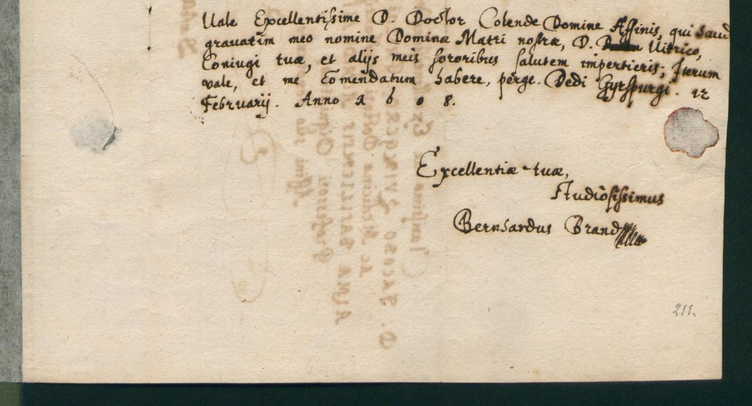
#> input picture images/1.png, 752 x 406 px
$ python elaborate_figures.py --image_one images/1.png --image_two images/1.png --ground_truth_one images/1.png --ground_truth_two images/1.png --fourier_image images/1.png
#> lines starting #> are read from the running program, lines starting #| are printed output that depends on the picture
### utils/ioutils.py
import os
from pathlib import Path
from typing import Union

import numpy as np
import yaml
from PIL import Image

from utils.htr_logging import get_logger

logger = get_logger(os.path.basename(__file__))


def create_folder(folder_name: str, clean=False):
    if not os.path.exists(folder_name):
        os.makedirs(folder_name, exist_ok=True)
        logger.info(f"The folder \"{folder_name}\" has been created.")
    elif clean:
        os.system('rm -rf ' + folder_name + '*')


# [10 lines left out: function read_yaml, not called in this run]


def read_image(source_path: Union[str, Path], mode="RGB", bg_colour=(255, 255, 255)):
#> called with mode = 'RGB', bg_colour = (255, 255, 255)
    if type(source_path) is Path:
        assert source_path.exists(), f"Image {source_path} not exists"

    with Image.open(source_path) as img:
#> img is the input picture: PIL image 752x406 RGB; mean R, G, B 194.6, 181, 158.9
#> call 3 of read_image, with mode = 'L', bg_colour = (255, 255, 255)
#> in read_image (call 3), `image = img.convert(mode=mode)`:
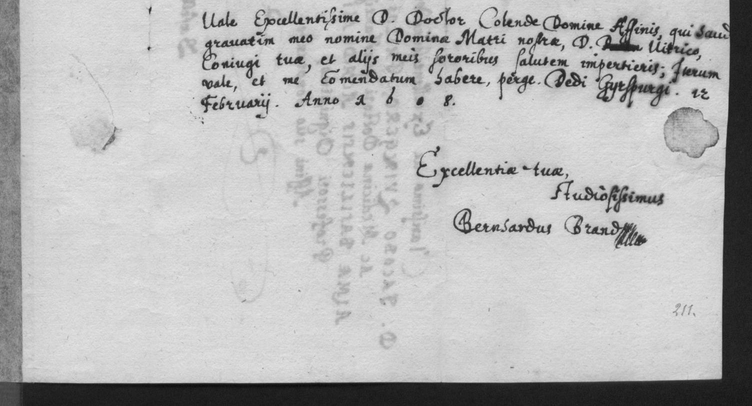
#> image: PIL image 752x406 L; min 11, max 232, mean 182.6
        image = img.convert(mode=mode)

        if img.mode in ('RGBA', 'LA') or (img.mode == 'P' and 'transparency' in img.info):
            alpha = img.convert('RGBA').split()[-1]
            image = Image.new("RGBA", img.size, bg_colour + (255,))
            image.paste(img, mask=alpha)

        image = np.asarray(image, dtype=np.uint8)

    return image


def save_image(image: Union[np.ndarray, Image.Image], directory: str, filename: str, img_format="PNG", log=False):
    create_folder(directory)

    if filename[-4:].lower() != img_format.lower():
        filename += f".{img_format.lower()}"
    filename_path = os.path.join(directory, filename)
    if type(image) == np.ndarray:
        image = image.astype(dtype=np.uint8)
        if len(image.shape) == 3 and image.shape[2] == 3:
            image = Image.fromarray(image, mode="RGB")
        elif len(image.shape) == 3 and image.shape[2] == 1:
            image = np.squeeze(image, axis=2)
            image = Image.fromarray(image, mode="L")
        else:
            image = Image.fromarray(image, mode="L")

    image.save(fp=filename_path, format=img_format)

    if log:
        logger.info(f"Stored \"{filename}\" into: \"{directory}\"")


# [8 lines left out: function store_images, not called in this run]

### utils/figure_utils.py
import os
from pathlib import Path

import cv2
import numpy as np
from PIL import Image
from skimage.filters import (threshold_otsu, threshold_niblack,
                             threshold_sauvola)
from torchvision.transforms import transforms

from data.CustomTransforms import RandomCrop, ColorJitter, RandomHorizontalFlip, RandomVerticalFlip, \
    RandomRotation
from utils.htr_logging import get_logger
from utils.ioutils import read_image, save_image

logger = get_logger(os.path.basename(__file__))


# [20 lines left out: function thresholds, not called in this run]


def equalize_image(image_path: Path, folder: str):
    logger.info("Start equalize process.")
    image = read_image(image_path, mode="L")
    if type(image) == Image.Image:
        image = np.ndarray(image)

    if len(image.shape) == 3:
        r_image, g_image, b_image = cv2.split(image)

        r_image_eq = cv2.equalizeHist(r_image)
        g_image_eq = cv2.equalizeHist(g_image)
        b_image_eq = cv2.equalizeHist(b_image)

        image_equalized = cv2.merge((r_image_eq, g_image_eq, b_image_eq))
    else:
        image_equalized = cv2.equalizeHist(image)
    save_image(image=image_equalized, directory=folder, filename="equalized_image", log=True)


# [10 lines left out: function enhance_contrast, not called in this run]


def fourier_transform(image_path: Path, folder: str):
#> called with folder = 'results/figures'
    logger.info("Start Fourier Transform process")
    image = read_image(image_path, mode="L")

    frequencies = np.fft.fft2(image)
    shifted_frequencies = np.fft.fftshift(frequencies)
    magnitude_spectrum_original = 20 * np.log(np.abs(shifted_frequencies))
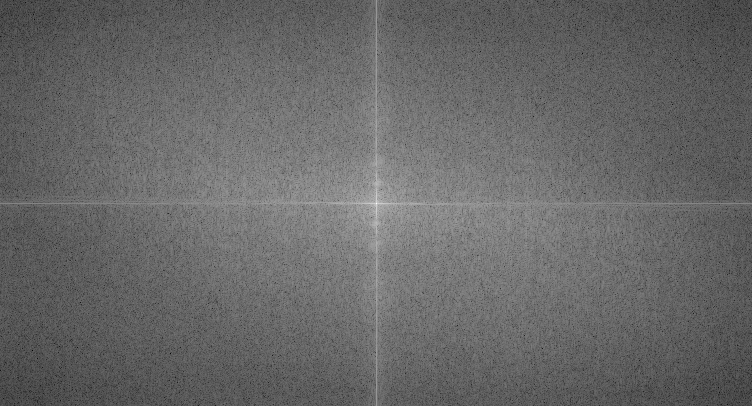
#> magnitude_spectrum_original: shape (406, 752) float64; min 25.69, max 356.7, mean 160.4; drawn with min black and max white

    height, width = image.shape[:2]
#> height = 406; width = 752
    center = (width / 2, height / 2)
#> center = (376, 203)
    rotate_matrix = cv2.getRotationMatrix2D(center=center, angle=45, scale=1)
    rotated_image = cv2.warpAffine(src=image, M=rotate_matrix, dsize=(width, height), borderMode=cv2.BORDER_CONSTANT,
                                   borderValue=255)
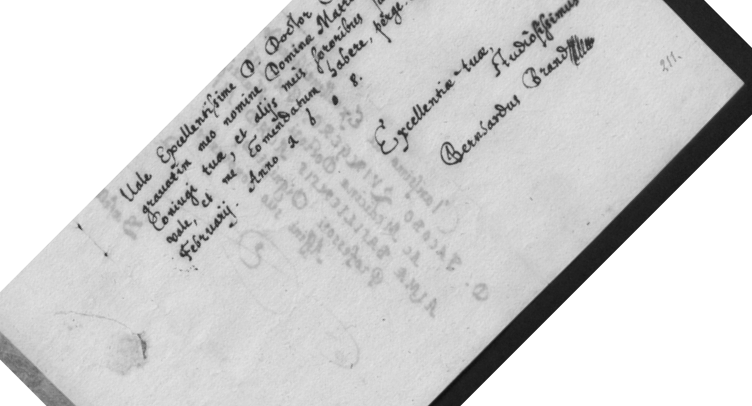
#> rotated_image: shape (406, 752); min 14, max 255, mean 208.7
    frequencies = np.fft.fft2(rotated_image)
    shifted_frequencies = np.fft.fftshift(frequencies)
    magnitude_spectrum_rotate = 20 * np.log(np.abs(shifted_frequencies))
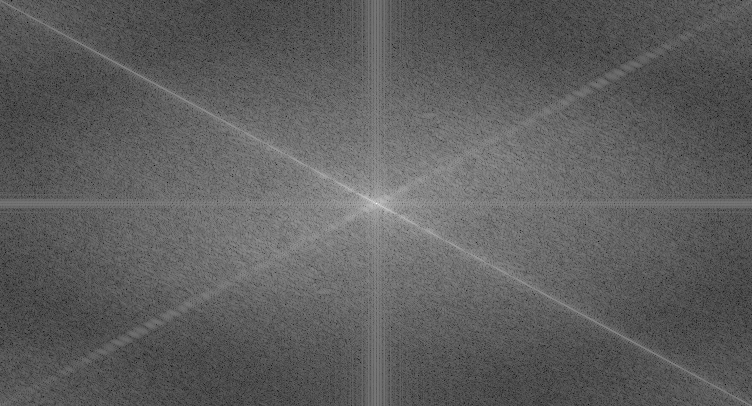
#> magnitude_spectrum_rotate: shape (406, 752) float64; min 31.62, max 359.4, mean 153.2; drawn with min black and max white

    save_image(image=image, directory=folder, filename="original", log=True)
    save_image(image=rotated_image, directory=folder, filename="rotate_image", log=True)

    magnitude_spectrum_original = np.asarray(np.log(1 + magnitude_spectrum_original) * 255.0, dtype=np.uint8)
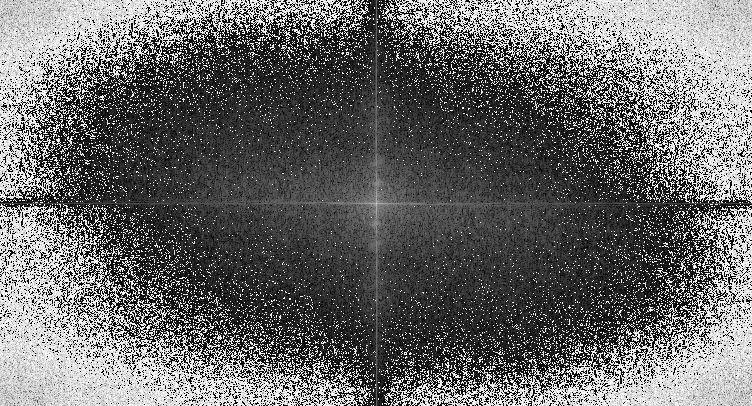
#> magnitude_spectrum_original: shape (406, 752); min 0, max 255, mean 104.4
    magnitude_spectrum_rotate = np.asarray(np.log(1 + magnitude_spectrum_rotate) * 255.0, dtype=np.uint8)
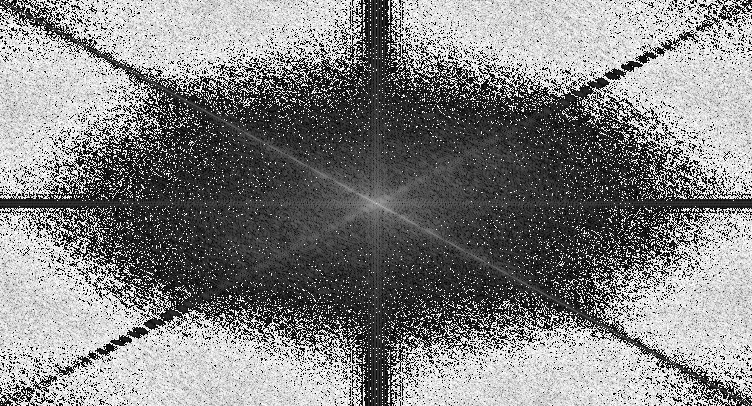
#> magnitude_spectrum_rotate: shape (406, 752); min 0, max 255, mean 131.3
    save_image(image=magnitude_spectrum_original, directory=folder, filename="ft_original", log=True)
    save_image(image=magnitude_spectrum_rotate, directory=folder, filename="ft_rotate", log=True)


def patch_merge(image_one_path: Path, image_two_path: Path, image_gt_one_path: Path, image_gt_two_path: Path,
                folder: str):
    logger.info("Start patch merge process")
    assert image_one_path.exists(), f"Image {image_one_path} not exists"
    assert image_two_path.exists(), f"Image {image_two_path} not exists"
    assert image_gt_one_path.exists(), f"Image {image_gt_one_path} not exists"
    assert image_gt_two_path.exists(), f"Image {image_gt_two_path} not exists"

    sample_one = read_image(source_path=image_one_path)
    sample_two = read_image(source_path=image_two_path)

    gt_sample_one = read_image(source_path=image_gt_one_path, mode="L")
    gt_sample_two = read_image(source_path=image_gt_two_path, mode="L")

    sample = np.minimum(sample_one, sample_two)
    gt_sample = np.minimum(gt_sample_one, gt_sample_two)

    sample_img = Image.fromarray(np.uint8(sample))
    gt_sample_img = Image.fromarray(np.uint8(gt_sample))

    save_image(image=sample_one, directory=folder, filename="sample_one", log=True)
    save_image(image=sample_two, directory=folder, filename="sample_two", log=True)
    save_image(image=gt_sample_one, directory=folder, filename="gt_sample_one", log=True)
    save_image(image=gt_sample_two, directory=folder, filename="gt_sample_two", log=True)
    save_image(image=sample_img, directory=folder, filename="merge_original_result", log=True)
    save_image(image=gt_sample_img, directory=folder, filename="merge_gt_result", log=True)


# [14 lines left out: function augmentation, not called in this run]

### utils/htr_logging.py
import logging
import sys

DEBUG = False

get_trace = getattr(sys, 'gettrace', None)
if get_trace():
    print('Program runs in Debug mode')
    DEBUG = True


def get_logger(name: str):
    logger = logging.getLogger(name=name)
    logger.setLevel(logging.DEBUG if DEBUG else logging.INFO)

    stream_handler = logging.StreamHandler()
    stream_handler.setLevel(logging.DEBUG if DEBUG else logging.INFO)
    logger.addHandler(stream_handler)

    return logger

### elaborate_figures.py
import argparse
import sys
from pathlib import Path

from utils.figure_utils import patch_merge, fourier_transform, equalize_image, enhance_contrast, augmentation, \
    thresholds


def parser_arguments():
    parser = argparse.ArgumentParser()
    parser.add_argument('-im1', '--image_one', metavar='<path>', type=str, help=f"Source image one",
                        default="dataset/patches/512/2018/train/487.png")
    parser.add_argument('-im2', '--image_two', metavar='<path>', type=str, help=f"Image will be convert to binary",
                        default="dataset/patches/512/2018/train/3478.png")
    parser.add_argument('-gt1', '--ground_truth_one', metavar='<path>', type=str,
                        help=f"Image will be convert to binary", default="dataset/patches/512/2018/train_gt/487.png")
    parser.add_argument('-gt2', '--ground_truth_two', metavar='<path>', type=str,
                        help=f"Image will be convert to binary", default="dataset/patches/512/2018/train_gt/3478.png")
    parser.add_argument('-fi', '--fourier_image', metavar='<path>', type=str,
                        help=f"Image will be applied the fourier transform",
                        default="dataset/training/ground_truth/2017/17.bmp")
    parser.add_argument('-ai', '--augmentation_image', metavar='<path>', type=str,
                        help=f"Image will be applied the augmentation",
                        default="dataset/training/original/2014/1.png")
    parser.add_argument('-ai_gt', '--augmentation_image_gt', metavar='<path>', type=str,
                        help=f"Image ground truth will be applied the augmentation",
                        default="dataset/training/ground_truth/2014/1.png")
    parser.add_argument('-f', '--folder', metavar='<path>', type=str,
                        help=f"Destination folder", default="results/figures")
    return parser.parse_args()


if __name__ == '__main__':
    args = parser_arguments()
    image_one = Path(args.image_one)
    image_two = Path(args.image_two)
    ground_truth_one = Path(args.ground_truth_one)
    ground_truth_two = Path(args.ground_truth_two)
    folder = args.folder

    patch_merge(image_one, image_two, ground_truth_one, ground_truth_two, folder=folder)

    # Fourier
    fourier_image_path = Path(args.fourier_image)
    fourier_transform(fourier_image_path, folder=folder)

    # Enhancement
    equalize_image(Path("dataset/training/original/2010/3.png"), folder=folder)
#> (the run stopped early here; a loop or call above may not have finished)

$ run again, with images/9.png copied over images/1.png
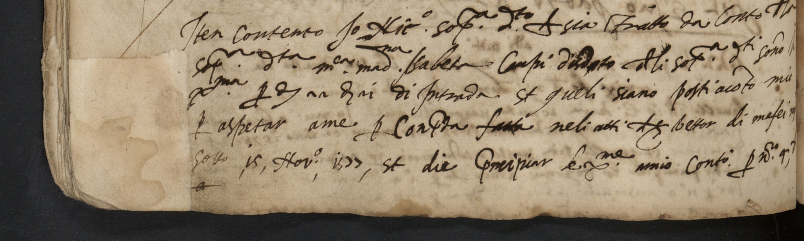
#> input picture images/9.png, 1608 x 481 px (shown at 1/2 size)
#> in read_image, img is the input picture: PIL image 1608x481 RGB; mean R, G, B 149.7, 133.6, 110.7
#> in fourier_transform, `magnitude_spectrum_original = np.asarray(np.log(1 + magnitude_spectrum..`:
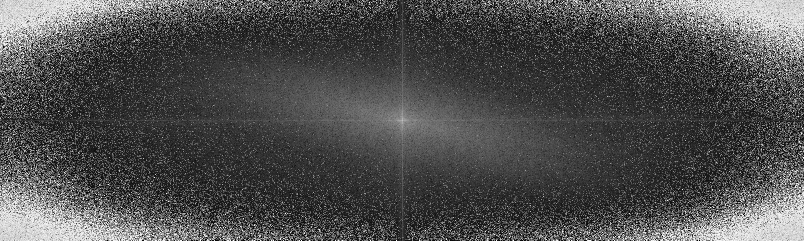
#> magnitude_spectrum_original: shape (481, 1608) (shown at 1/2 size); min 0, max 255, mean 77.8
#> in fourier_transform, `magnitude_spectrum_rotate = np.asarray(np.log(1 + magnitude_spectrum_r..`:
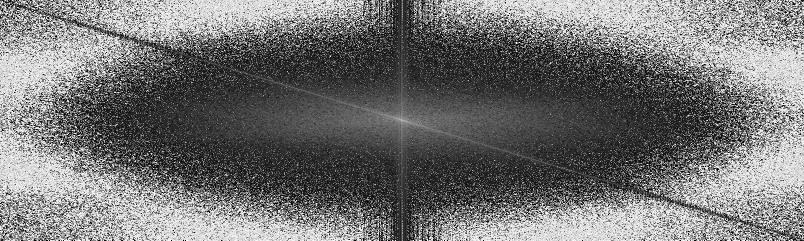
#> magnitude_spectrum_rotate: shape (481, 1608) (shown at 1/2 size); min 0, max 255, mean 115.7
